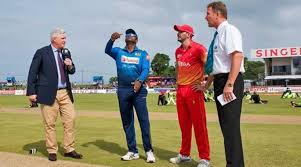
%> input picture Digital_Image_Processing/AS3/20172088/Assign3_imgs/Cricket5.jpeg, 301 x 167 px
$ octave Q2b.m   (GNU Octave 9; MATLAB toolbox functions it lacks are replaced by stand-ins)
%> lines starting %> are read from the running program, lines starting %| are printed output that depends on the picture; in (x1, y1, x2, y2) boxes, pixels count from 0 and x2, y2 are one past the last pixel; in counts of white or black regions, pixels touching at a corner belong together; the program's own positions count from 1
% [4 lines of commented-out code are left out]
Th1 = 0.05;Th2 = 25;I = imread('Assign3_imgs/Cricket5.jpeg'); %Img5
%> further down, I is the input picture: size 167x301x3 uint8; mean R, G, B 146.8, 137.3, 122.6

I = rgb2gray(I);
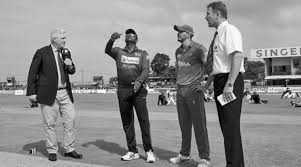
%> I: size 167x301 uint8; min 0, max 255, mean 138.5
figure,subplottight(3,1,1), imshow((I));title('original');
%> (this line was passed over: subplottight is not available in this run)
BW = edge((I),'canny',Th1);
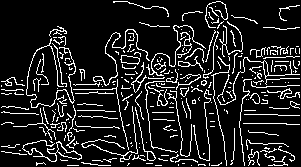
%> BW: size 167x301 logical; 12.8% white in thin lines or dots

subplottight(3,1,2),imshow((BW));title('\color{magenta}Edge Map');
%> (this line was passed over: subplottight is not available in this run)
se = strel('line',2,0);
erodedBW = imerode(BW,se);
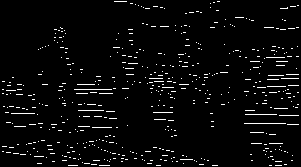
%> erodedBW: size 167x301 logical; 3.7% white in thin lines or dots
subplottight(3,1,3),imshow((BW-erodedBW));title('\color{magenta}Eroding horizontal Lines');
%> (this line was passed over: subplottight is not available in this run)
%> after `imshow((BW-erodedBW))`:
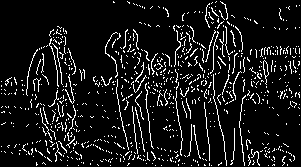
%> displayed picture: size 167x301, on the screen's scale of 0 to 255; 9.2% white in thin lines or dots
BW = BW-erodedBW;
%> BW: size 167x301 double; values 0 (black) and 1 (white), 9.2% white in thin lines or dots
CC = bwconncomp(BW);
%> CC = 765 connected components
numPixels = cellfun(@numel,CC.PixelIdxList);
%> numPixels = 765 values, max 94 at index 546, min 1 at index 1, mean 6.02
[biggest,idx] = find(numPixels<Th2);
%> biggest = 724 values from 1 to 1; idx = 724 values from 1 to 765

for i = 1:size(idx,2)
 BW(CC.PixelIdxList{idx(1,i)}) = 0;
end
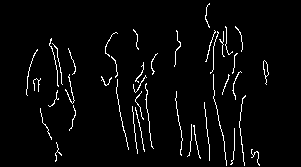
%> BW: size 167x301 double; values 0 (black) and 1 (white), 3.4% white in thin lines or dots, all inside (x1, y1, x2, y2) = (26, 3, 269, 166)
figure,subplottight(3,1,1), imshow((BW));title('\color{magenta}Removing Small CC');
%> (this line was passed over: subplottight is not available in this run)
se = strel('disk',5);
dilatedI = imdilate(BW,se);
%> dilatedI: size 167x301 double; values 0 (black) and 1 (white), 29.8% white; 7 white regions, largest, box (x1, y1, x2, y2) and area: (171, 0, 264, 167) 6573, (97, 28, 162, 158) 3857, (36, 34, 80, 166) 2659
%figure, imshow(dilatedI);
dilatedI = imfill(dilatedI,'holes');
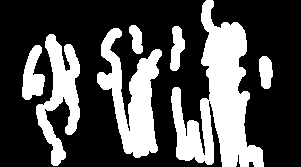
%> dilatedI: size 167x301 double; values 0 (black) and 1 (white), 31.1% white; 7 white regions, largest, box (x1, y1, x2, y2) and area: (171, 0, 264, 167) 7264, (97, 28, 162, 158) 3858, (36, 34, 80, 166) 2661
subplottight(3,1,2), imshow((dilatedI));title('\color{magenta}Dilation+Holefilling');
%> (this line was passed over: subplottight is not available in this run)
%figure, imshow(dilatedI);
se = strel('disk',5);
erodeI = imerode(dilatedI,se);
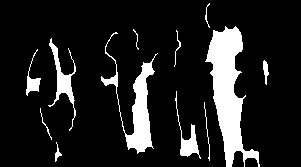
%> erodeI: size 167x301 double; values 0 (black) and 1 (white), 12.8% white; 12 white regions, largest, box (x1, y1, x2, y2) and area: (205, 26, 260, 167) 3295, (101, 32, 158, 154) 1600, (48, 38, 76, 131) 602
%figure, imshow(erodeI);
dilatedI = imfill(erodeI,'holes');
subplottight(3,1,3), imshow((dilatedI));title('\color{magenta}Erosion+Holefilling');
%> (this line was passed over: subplottight is not available in this run)
%figure, imshow(dilatedI);

$ run again, with Digital_Image_Processing/AS3/20172088/Assign3_imgs/Cricket1.jpeg copied over Digital_Image_Processing/AS3/20172088/Assign3_imgs/Cricket5.jpeg
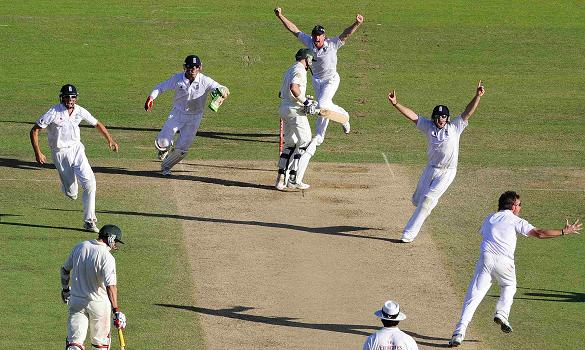
%> input picture Digital_Image_Processing/AS3/20172088/Assign3_imgs/Cricket1.jpeg, 585 x 350 px
%> I is the input picture: size 350x585x3 uint8; mean R, G, B 134.6, 135.6, 94.8
%> I: size 350x585 uint8
%> erodedBW: size 350x585 logical; 5.7% white in thin lines or dots
%> `imshow((BW-erodedBW))`:
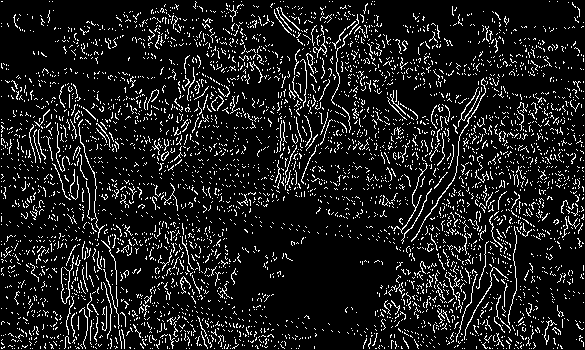
%> displayed picture: size 350x585, on the screen's scale of 0 to 255; 10.8% white in thin lines or dots
%> CC = 4302 connected components
%> numPixels = 4302 values, max 223 at index 2956, min 1 at index 2, mean 5.16
%> biggest = 4195 values from 1 to 1; idx = 4195 values from 1 to 4302
%> `erodeI = imerode(dilatedI,se);`:
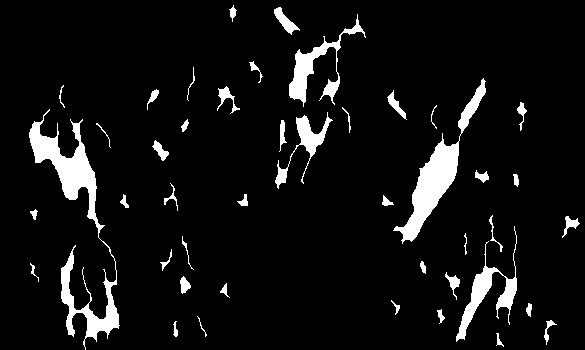
%> erodeI: size 350x585 double; values 0 (black) and 1 (white), 6.9% white; 44 white regions, largest, box (x1, y1, x2, y2) and area: (29, 109, 120, 350) 4336, (393, 78, 486, 244) 3029, (289, 14, 366, 107) 1465

$ run again, with Digital_Image_Processing/AS3/20172088/Assign3_imgs/Cricket2.jpeg copied over Digital_Image_Processing/AS3/20172088/Assign3_imgs/Cricket5.jpeg
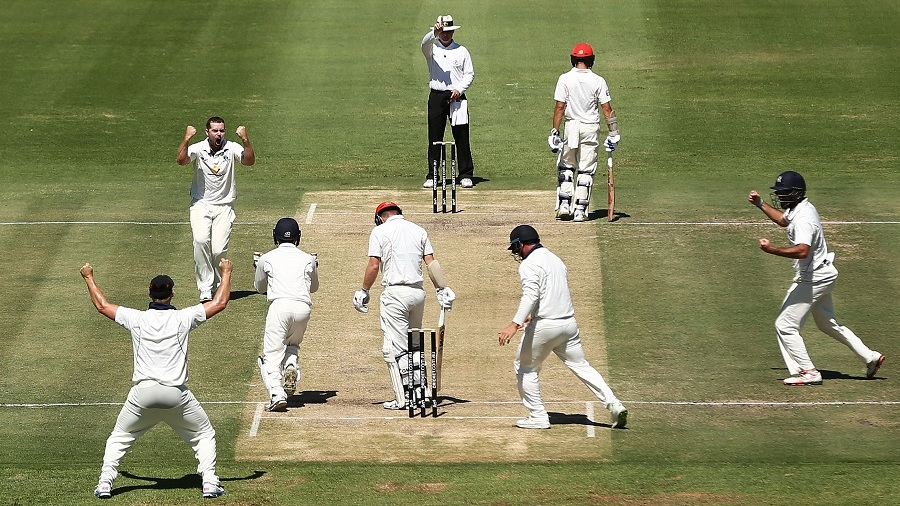
%> input picture Digital_Image_Processing/AS3/20172088/Assign3_imgs/Cricket2.jpeg, 900 x 506 px
%> I is the input picture: size 506x900x3 uint8; mean R, G, B 133, 134.4, 93.4
%> I: size 506x900 uint8
%> erodedBW: size 506x900 logical; 6.4% white in thin lines or dots
%> `imshow((BW-erodedBW))`:
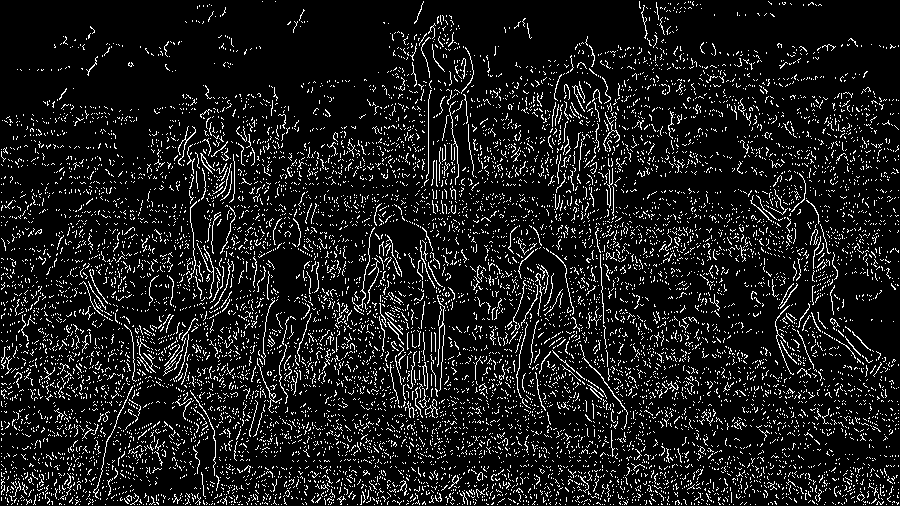
%> displayed picture: size 506x900, on the screen's scale of 0 to 255; 10.3% white in thin lines or dots
%> CC = 10451 connected components
%> biggest = 10266 values from 1 to 1; idx = 10266 values from 1 to 10451
%> `erodeI = imerode(dilatedI,se);`:
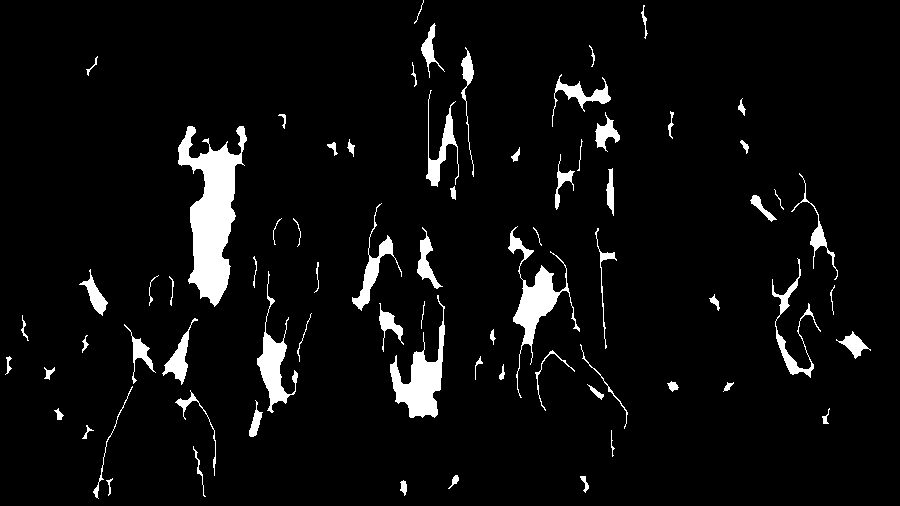
%> erodeI: size 506x900 double; values 0 (black) and 1 (white), 5.3% white; 72 white regions, largest, box (x1, y1, x2, y2) and area: (178, 126, 247, 307) 5924, (390, 295, 445, 418) 2428, (508, 226, 580, 398) 2270

$ run again, with Digital_Image_Processing/AS3/20172088/Assign3_imgs/Cricket3.jpeg copied over Digital_Image_Processing/AS3/20172088/Assign3_imgs/Cricket5.jpeg
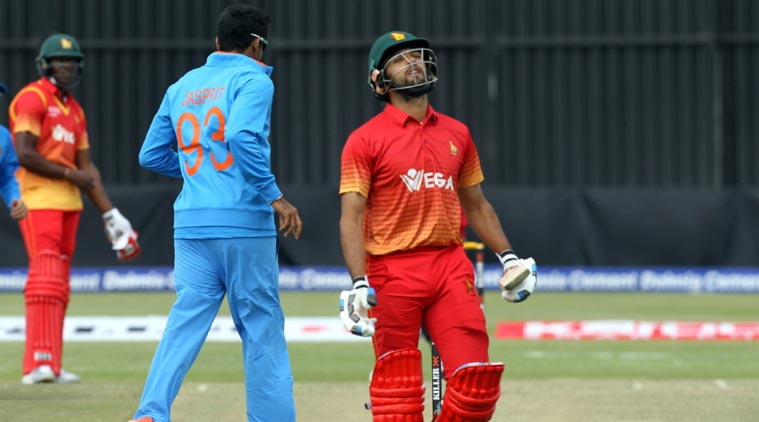
%> input picture Digital_Image_Processing/AS3/20172088/Assign3_imgs/Cricket3.jpeg, 759 x 422 px
%> I is the input picture: size 422x759x3 uint8; mean R, G, B 103.4, 96, 95.6
%> I: size 422x759 uint8
%> erodedBW: size 422x759 logical; 2.8% white in thin lines or dots
%> CC = 3349 connected components
%> numPixels = 3349 values, max 222 at index 797, min 1 at index 2, mean 7.62
%> biggest = 3120 values from 1 to 1; idx = 3120 values from 1 to 3349
%> `erodeI = imerode(dilatedI,se);`:
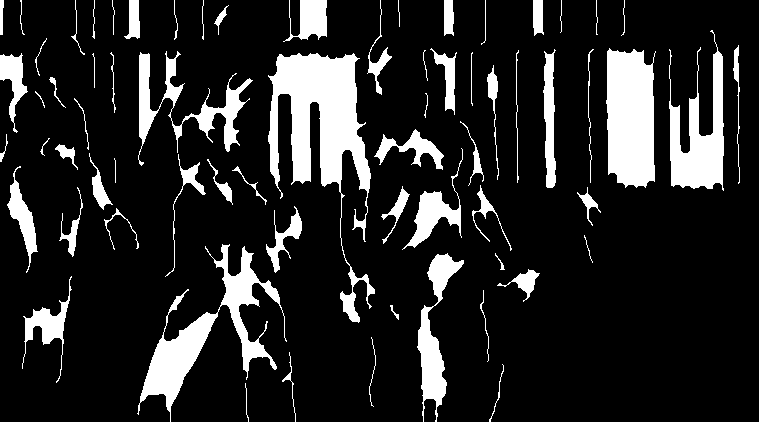
%> erodeI: size 422x759 double; values 0 (black) and 1 (white), 15% white; 68 white regions, largest, box (x1, y1, x2, y2) and area: (268, 53, 375, 323) 9860, (606, 48, 656, 188) 5990, (137, 244, 287, 422) 5882
